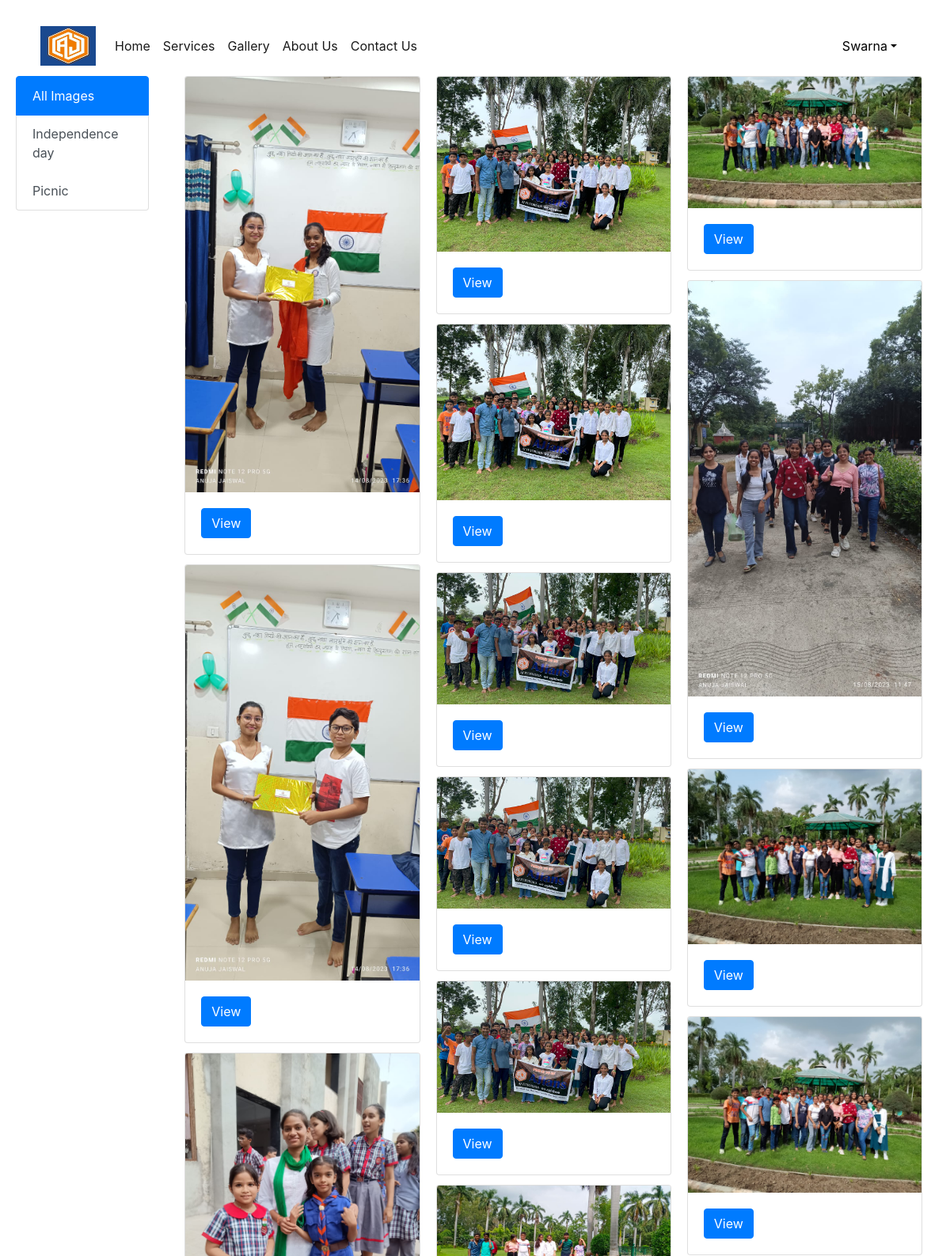
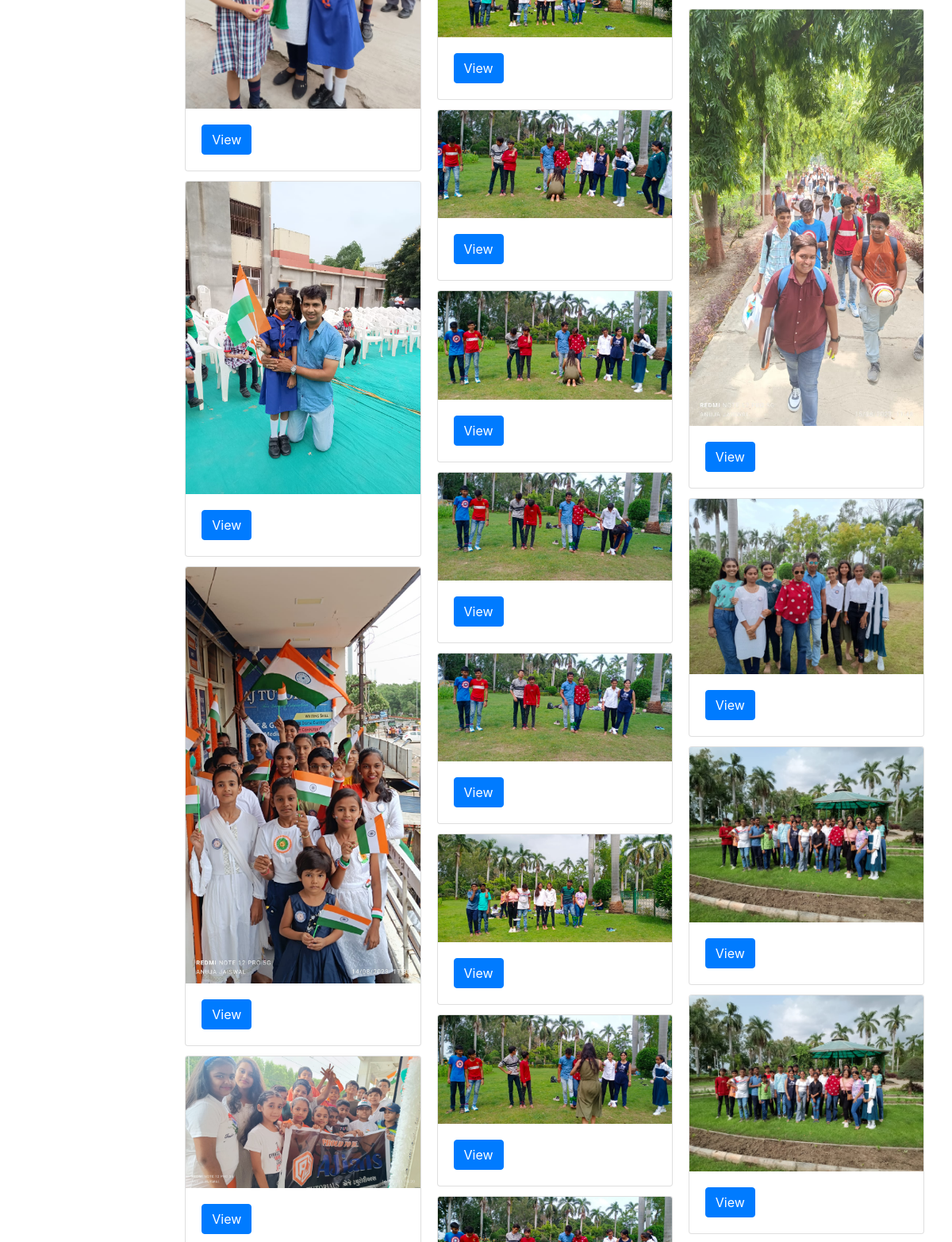
The app's page /gallery/ (signed in, upper part) with its own data (2 pictures, top to bottom).
### coachingapp/models.py (models this page shows, shortened)
class Category(models.Model):
    title=models.CharField(max_length=100)
    desc=models.TextField()

class Image(models.Model):
    title=models.CharField(max_length=100)
    image=models.ImageField(upload_to="media")
    added_date=models.DateTimeField()
    cat=models.ForeignKey(Category,on_delete=models.CASCADE)

### coachingapp/views.py (the view)
# urls.py: path('gallery/',views.gallery,name="gallery"),
@login_required
def gallery(request):
    images=Image.objects.all()
    cats=Category.objects.all()
    data={'images':images,'cats':cats}
    return render(request,"gallery.html",data)

### coachingapp/templates/gallery.html (shortened to what this page needs)
<!DOCTYPE html>
{% extends "base.html" %}
{% load static %} '
{% block gallery-info %}
<div class="row">
    <div class="col-md-2">
      <div class="list-group">
        <a href="/gallery/" class="list-group-item list-group-item-action active">
          All Images
        </a>
        {% for c in cats %}
        <a href="/category/{{c.pk}}" class="list-group-item list-group-item-action">{{c.title}}</a>
        {% endfor %}
      </div>
    </div>
    <div class="col-md-10">
      <div class="row-mt-3">
        <div class="col-md-12">
          <div class="card-columns">
            {% for i in images %}
            <div class="card">
              <img class="card-img-top" src="/static/images/{{i.image}}" alt="Card image cap">
              <div class="card-body">
                <a href="#" class="btn btn-primary" onclick="showModalwithImage('{{i.image}}')">View</a>
              </div>
            </div>
            {% endfor %}
          </div>
        </div>
      </div>
    </div>
  </div>
{% endblock gallery-info %}

### coachingapp/templates/base.html (shortened to what this page needs)
<!DOCTYPE html>
<html lang="en">
{% load static %}
<head>
  <link href="https://cdn.jsdelivr.net/npm/bootstrap@5.3.0-alpha2/dist/css/bootstrap.min.css" rel="stylesheet">
  <link href="https://cdn.jsdelivr.net/npm/bootstrap@5.3.0/dist/css/bootstrap.min.css" rel="stylesheet">
  <link rel="stylesheet" href="{% static 'css/styles.css' %}">
  <link href="https://cdn.jsdelivr.net/npm/bootstrap@5.3.0-alpha1/dist/css/bootstrap.min.css" rel="stylesheet">
</head>
<body>
  <nav class="navbar navbar-expand-lg navbar-light cool-navbar">
    <div class="container-fluid">
      <a class="navbar-brand" href="#">
        <img src="{% static "images/aj_tutorial_logo.jpg" %}" width="70" height="50"/>
      </a>
      <div class="collapse navbar-collapse" id="navbarSupportedContent">
        <ul class="navbar-nav me-auto mb-2 mb-lg-0">
          {% if request.user.is_authenticated %}
          <li class="nav-item">
            <a class="nav-link active" aria-current="page" href="{% url 'home' %}">Home</a>
          </li>
          <li class="nav-item">
            <a class="nav-link active" aria-current="page" href="{% url 'services' %}">Services</a>
          </li>
          <li class="nav-item">
            <a class="nav-link active" href="{% url 'gallery' %}">Gallery</a>
          </li>
          <li class="nav-item">
            <a class="nav-link active" href="{% url 'about' %}">About Us</a>
          </li>
          <li class="nav-item">
            <a class="nav-link active" href="{% url 'contact' %}">Contact Us</a>
          </li>
        </ul>
      </div>
      <ul class="navbar-nav me-auto mb-2 mb-lg-0">
        <li class="nav-item dropdown mx-2">
          <a class="nav-link dropdown-toggle text-black" href="#"
          id="profileDropdown" role="button" data-bs-toggle="dropdown" aria-expanded="false">{{request.user}}</a>
        </li>
        {% endif %}
      </ul>
    </div>
  </nav>
  {% block gallery-info %}{% endblock gallery-info %}
  <link rel="stylesheet" href="https://maxcdn.bootstrapcdn.com/bootstrap/4.0.0/css/bootstrap.min.css">
  <link rel="stylesheet" href="https://stackpath.bootstrapcdn.com/bootstrap/4.3.1/css/bootstrap.min.css">
</body>
</html>

### coachingapp/static/css/styles.css (style rules this page uses)
@media only screen and (min-width: 601px) { body { font-size: 18px; padding: 20px; } }

### coachingapp/templates/base.html (style rules this page uses)
.cool-navbar { background-color: #ffffff; color: #ffffff; }

### records on screen
Category: title "Independence day"
Category: title "Picnic"
Image: image (picture)
Image: image (picture)
Image: image (picture)
Image: image (picture)
Image: image (picture)
Image: image (picture)
Image: image (picture)
Image: image (picture)
Image: image (picture)
Image: image (picture)
Image: image (picture)
Image: image (picture)
Image: image (picture)
Image: image (picture)
Image: image (picture)
Image: image (picture)
Image: image (picture)
Image: image (picture)
Image: image (picture)
Image: image (picture)
Image: image (picture)
Image: image (picture)
Image: image (picture)
Image: image (picture)
Image: image (picture)
Image: image (picture)
Image: image (picture)

### other values on screen
{{ request.user }} "Swarna"
